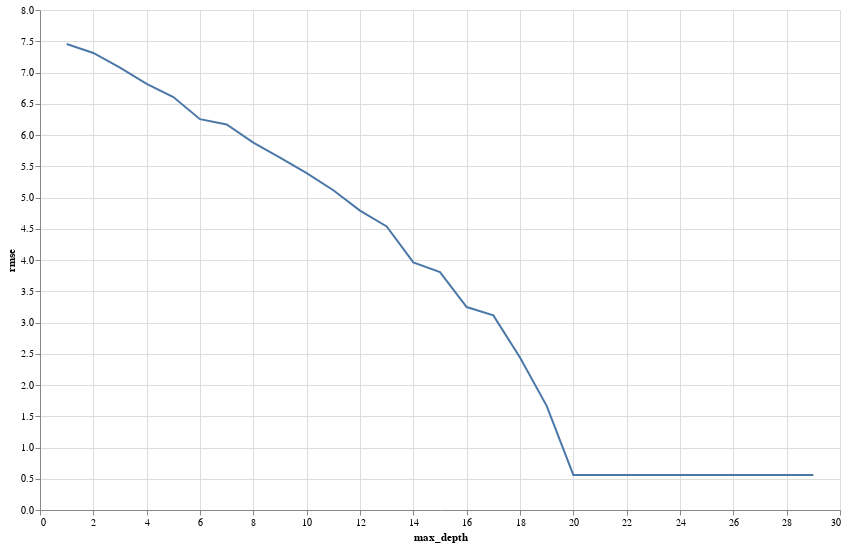

This figure's notebook cell:
### Code cell
plot_max_depth_rmse(max_depths, rmses_oe)

### Figure 1 — Vega-Lite specification as saved in the notebook (floating-point values rounded to 4 significant figures)
{"config": {"view": {"continuousWidth": 400, "continuousHeight": 300}}, "data": {"name": "data-81fbc48f93e505b8e18bc6fdc023b91f"}, "mark": "line", "encoding": {"x": {"field": "max_depth", "type": "quantitative"}, "y": {"field": "rmse", "type": "quantitative"}}, "height": 500, "selection": {"selector002": {"type": "interval", "bind": "scales", "encodings": ["x", "y"]}}, "width": 800, "$schema": "https://vega.github.io/schema/vega-lite/v4.17.0.json", "datasets": {"data-81fbc48f93e505b8e18bc6fdc023b91f": [{"max_depth": 1, "rmse": 7.455}, {"max_depth": 2, "rmse": 7.313}, {"max_depth": 3, "rmse": 7.077}, {"max_depth": 4, "rmse": 6.819}, {"max_depth": 5, "rmse": 6.607}, {"max_depth": 6, "rmse": 6.253}, {"max_depth": 7, "rmse": 6.169}, {"max_depth": 8, "rmse": 5.877}, {"max_depth": 9, "rmse": 5.639}, {"max_depth": 10, "rmse": 5.391}, {"max_depth": 11, "rmse": 5.116}, {"max_depth": 12, "rmse": 4.79}, {"max_depth": 13, "rmse": 4.538}, {"max_depth": 14, "rmse": 3.962}, {"max_depth": 15, "rmse": 3.805}, {"max_depth": 16, "rmse": 3.247}, {"max_depth": 17, "rmse": 3.114}, {"max_depth": 18, "rmse": 2.442}, {"max_depth": 19, "rmse": 1.667}, {"max_depth": 20, "rmse": 0.5614}, {"max_depth": 21, "rmse": 0.5614}, {"max_depth": 22, "rmse": 0.5614}, {"max_depth": 23, "rmse": 0.5614}, {"max_depth": 24, "rmse": 0.5614}, {"max_depth": 25, "rmse": 0.5614}, {"max_depth": 26, "rmse": 0.5614}, {"max_depth": 27, "rmse": 0.5614}, {"max_depth": 28, "rmse": 0.5614}, {"max_depth": 29, "rmse": 0.5614}]}}
